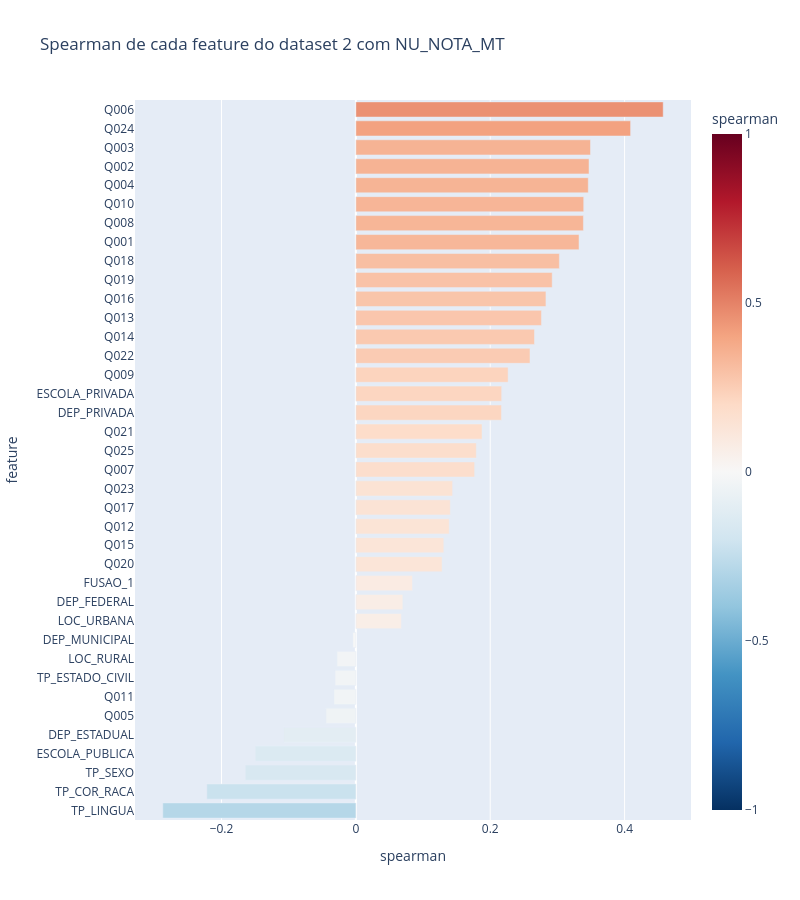

Here is the notebook cell this chart was saved with:
### Code cell
# Spearman de cada feature do dataset 2 com a nota (mesmo gráfico das seções 8 e 10).
# Usa a matriz `corr_d` da célula do Spearman acima (calculada com o dataset 2 + features); o Spearman entre duas colunas
# não muda por existirem outras, então o dataset 2 é só um pedaço dela.
cols_2 = list(dataset_2.columns)
corr_2 = corr_d.loc[cols_2, cols_2]
corr_alvo_2 = corr_2[ALVO].drop(ALVO)

dados = corr_alvo_2.sort_values().reset_index()
dados.columns = ["feature", "spearman"]

fig = px.bar(
    dados, x="spearman", y="feature", orientation="h",
    color="spearman", color_continuous_scale="RdBu_r", range_color=[-1, 1],
    title="Spearman de cada feature do dataset 2 com NU_NOTA_MT",
)
fig.update_layout(width=800, height=900)
fig.show()

### Figure 1 — Plotly figure (JSON) as saved in the notebook; plotly's stock layout.template omitted (floating-point values rounded to 4 significant figures)
{"data": [{"hovertemplate": "spearman=%{marker.color}<br>feature=%{y}<extra></extra>", "legendgroup": "", "marker": {"color": [-0.2874, -0.2218, -0.1648, -0.1499, -0.1073, -0.04465, -0.03254, -0.03114, -0.02823, -0.004624, 0.06775, 0.06988, 0.08419, 0.1284, 0.1309, 0.139, 0.1406, 0.144, 0.1768, 0.1792, 0.1878, 0.2167, 0.217, 0.2266, 0.2592, 0.2659, 0.2762, 0.2829, 0.2922, 0.3029, 0.3322, 0.3387, 0.3391, 0.3459, 0.3471, 0.3493, 0.4089, 0.4575], "coloraxis": "coloraxis", "pattern": {"shape": ""}}, "name": "", "orientation": "h", "showlegend": false, "textposition": "auto", "type": "bar", "x": [-0.2874, -0.2218, -0.1648, -0.1499, -0.1073, -0.04465, -0.03254, -0.03114, -0.02823, -0.004624, 0.06775, 0.06988, 0.08419, 0.1284, 0.1309, 0.139, 0.1406, 0.144, 0.1768, 0.1792, 0.1878, 0.2167, 0.217, 0.2266, 0.2592, 0.2659, 0.2762, 0.2829, 0.2922, 0.3029, 0.3322, 0.3387, 0.3391, 0.3459, 0.3471, 0.3493, 0.4089, 0.4575], "xaxis": "x", "y": ["TP_LINGUA", "TP_COR_RACA", "TP_SEXO", "ESCOLA_PUBLICA", "DEP_ESTADUAL", "Q005", "Q011", "TP_ESTADO_CIVIL", "LOC_RURAL", "DEP_MUNICIPAL", "LOC_URBANA", "DEP_FEDERAL", "FUSAO_1", "Q020", "Q015", "Q012", "Q017", "Q023", "Q007", "Q025", "Q021", "DEP_PRIVADA", "ESCOLA_PRIVADA", "Q009", "Q022", "Q014", "Q013", "Q016", "Q019", "Q018", "Q001", "Q008", "Q010", "Q004", "Q002", "Q003", "Q024", "Q006"], "yaxis": "y"}], "layout": {"barmode": "relative", "coloraxis": {"autocolorscale": false, "cmax": 1, "cmin": -1, "colorbar": {"title": {"text": "spearman"}}, "colorscale": [[0, "rgb(5,48,97)"], [0.1, "rgb(33,102,172)"], [0.2, "rgb(67,147,195)"], [0.3, "rgb(146,197,222)"], [0.4, "rgb(209,229,240)"], [0.5, "rgb(247,247,247)"], [0.6, "rgb(253,219,199)"], [0.7, "rgb(244,165,130)"], [0.8, "rgb(214,96,77)"], [0.9, "rgb(178,24,43)"], [1, "rgb(103,0,31)"]]}, "height": 900, "legend": {"tracegroupgap": 0}, "title": {"text": "Spearman de cada feature do dataset 2 com NU_NOTA_MT"}, "width": 800, "xaxis": {"anchor": "y", "domain": [0, 1], "title": {"text": "spearman"}}, "yaxis": {"anchor": "x", "domain": [0, 1], "title": {"text": "feature"}}}}
